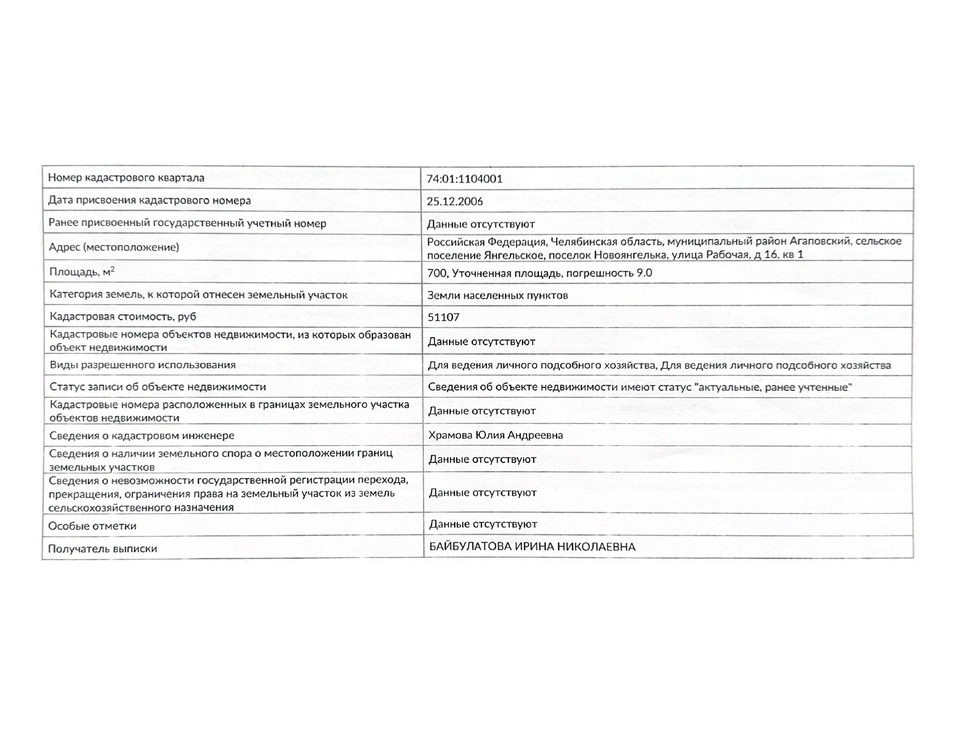
#> input picture ocr-test/test_correct.jpg, 956 x 738 px, shrunk from 1650 x 1275 before the run
$ python opencv-pytesseract-test.py
#> lines starting #> are read from the running program, lines starting #| are printed output that depends on the picture; after the words box and inside, x2 and y2 are one past the last pixel; in counts of white or black regions, pixels touching at a corner belong together
import cv2
import numpy as np
import pytesseract
import pandas as pd

# Function to preprocess the image
def preprocess_image(image_path):
    image = cv2.imread(image_path, cv2.IMREAD_GRAYSCALE)
    # _, binary_image = cv2.threshold(image, 128, 255, cv2.THRESH_BINARY | cv2.THRESH_OTSU)
    binary_image = cv2.adaptiveThreshold(image, 255, cv2.ADAPTIVE_THRESH_GAUSSIAN_C, cv2.THRESH_BINARY_INV, blockSize=11, C=1)
    # binary_image = cv2.bitwise_not(binary_image)
    cv2.imwrite('pics/debug_binary.png', binary_image)
    return binary_image

# Function to detect vertical and horizontal lines
def detect_lines(binary_image):
    kernel_len = binary_image.shape[1] // 40

    # Detect vertical lines
    vertical_kernel = cv2.getStructuringElement(cv2.MORPH_RECT, (1, kernel_len))
    vertical_lines = cv2.erode(binary_image, vertical_kernel, iterations=3)
    vertical_lines = cv2.dilate(vertical_lines, vertical_kernel, iterations=3)
    cv2.imwrite("pics/vertical.jpg", vertical_lines)

    # Detect horizontal lines
    horizontal_kernel = cv2.getStructuringElement(cv2.MORPH_RECT, (kernel_len, 1))
    horizontal_lines = cv2.erode(binary_image, horizontal_kernel, iterations=3)
    horizontal_lines = cv2.dilate(horizontal_lines, horizontal_kernel, iterations=3)
    cv2.imwrite("pics/horizontal.jpg", horizontal_lines)

    # Combine lines
    table_structure = cv2.addWeighted(vertical_lines, 0.5, horizontal_lines, 0.5, 0.0)
    return table_structure

# Function to extract contours for table cells
def extract_table_cells(table_structure):
    contours, _ = cv2.findContours(table_structure, cv2.RETR_TREE, cv2.CHAIN_APPROX_SIMPLE)
    cells = []

    for contour in contours:
        x, y, w, h = cv2.boundingRect(contour)
        if w > 30 and h > 20:  # Filter out small contours
            cells.append((x, y, w, h))

    # Sort cells first by rows, then by columns
    cells = sorted(cells, key=lambda b: (b[1], b[0]))
    return cells

# Function to extract text from cells
def extract_text_from_cells(image, cells):
    extracted_data = []
    for (x, y, w, h) in cells:
        cell = image[y:y+h, x:x+w]
        cell = cv2.bitwise_not(cell)
        cell_text = pytesseract.image_to_string(cell, lang="rus", config="--psm 6")
        extracted_data.append(cell_text.strip())
    return extracted_data

# Function to organize extracted text into a structured DataFrame
def organize_data_to_dataframe(extracted_data, cells):
    rows = []
    current_row = []
    last_y = cells[0][1]

    for i, (x, y, w, h) in enumerate(cells):
        if abs(y - last_y) > 10:  # New row
            rows.append(current_row)
            current_row = []
            last_y = y
        current_row.append(extracted_data[i])

    if current_row:
        rows.append(current_row)

    df = pd.DataFrame(rows)
    return df

# Main function to process an image and save the result as an Excel file
def process_image_to_excel(image_path, output_excel_path):
    binary_image = preprocess_image(image_path)
#> in preprocess_image, `binary_image = cv2.adaptiveThreshold(image, 255, cv2.ADAPTIVE_THRESH_G..`:
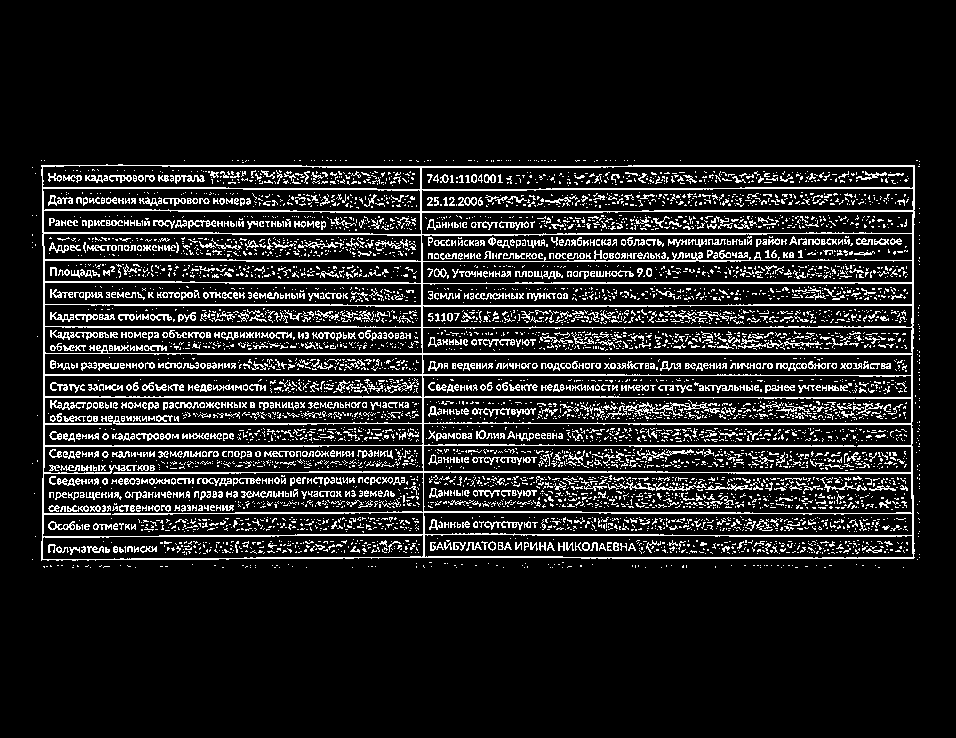
#> binary_image: shape (738, 956); 12.4% white in thin lines or dots, all inside (x1, y1, x2, y2) = (32, 160, 920, 568)
    table_structure = detect_lines(binary_image)
#> in detect_lines, `vertical_lines = cv2.erode(binary_image, vertical_kernel, iterations=3)`: vertical_lines: shape (738, 956); 0.16% white in thin lines or dots, all inside (x1, y1, x2, y2) = (42, 198, 914, 527)
#> in detect_lines, `vertical_lines = cv2.dilate(vertical_lines, vertical_kernel, iteration..`:
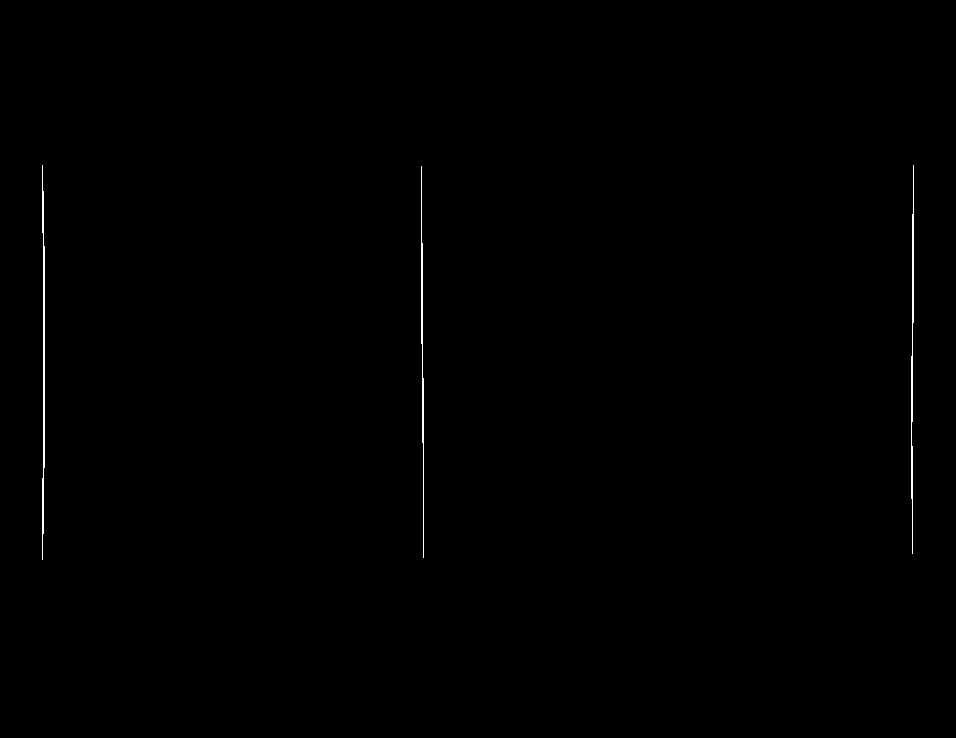
#> vertical_lines: shape (738, 956); 0.27% white in thin lines or dots, all inside (x1, y1, x2, y2) = (42, 165, 914, 560)
#> in detect_lines, `horizontal_lines = cv2.erode(binary_image, horizontal_kernel, iteratio..`:
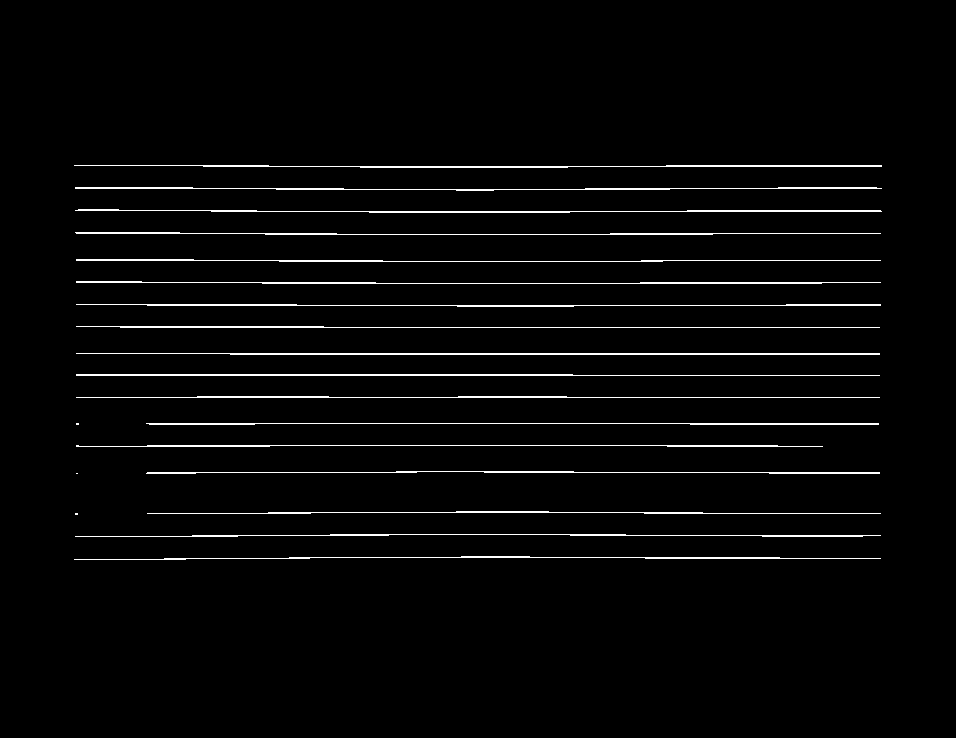
#> horizontal_lines: shape (738, 956); 2.7% white in thin lines or dots, all inside (x1, y1, x2, y2) = (74, 165, 882, 560)
#> in detect_lines, `horizontal_lines = cv2.dilate(horizontal_lines, horizontal_kernel, ite..`:
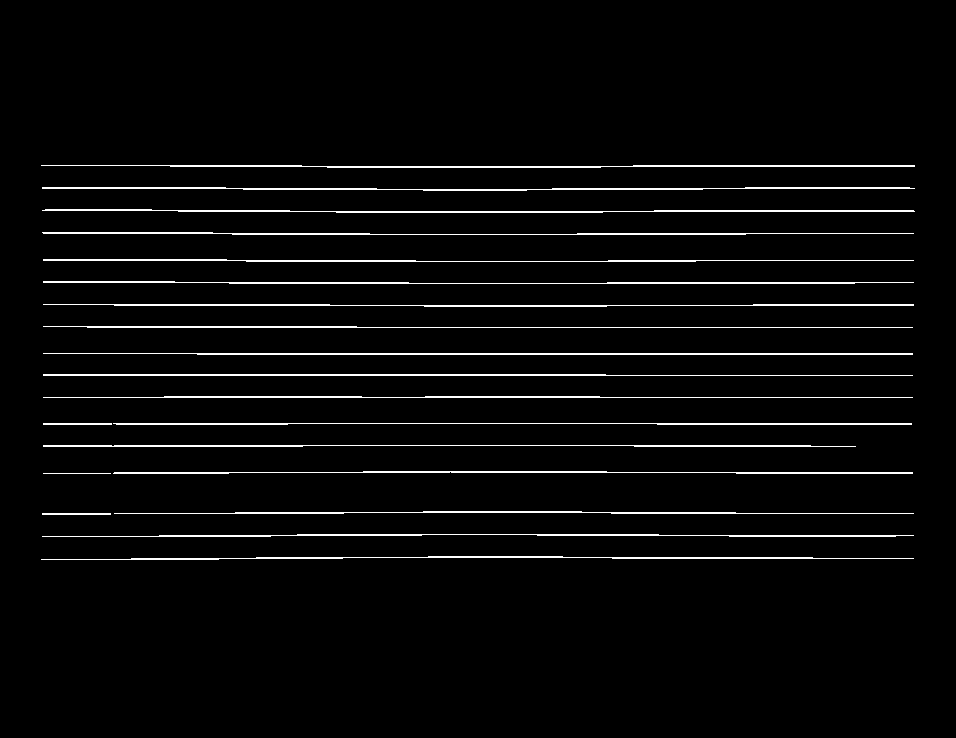
#> horizontal_lines: shape (738, 956); 3.4% white in thin lines or dots, all inside (x1, y1, x2, y2) = (41, 165, 915, 560)
#> in detect_lines, `table_structure = cv2.addWeighted(vertical_lines, 0.5, horizontal_line..`:
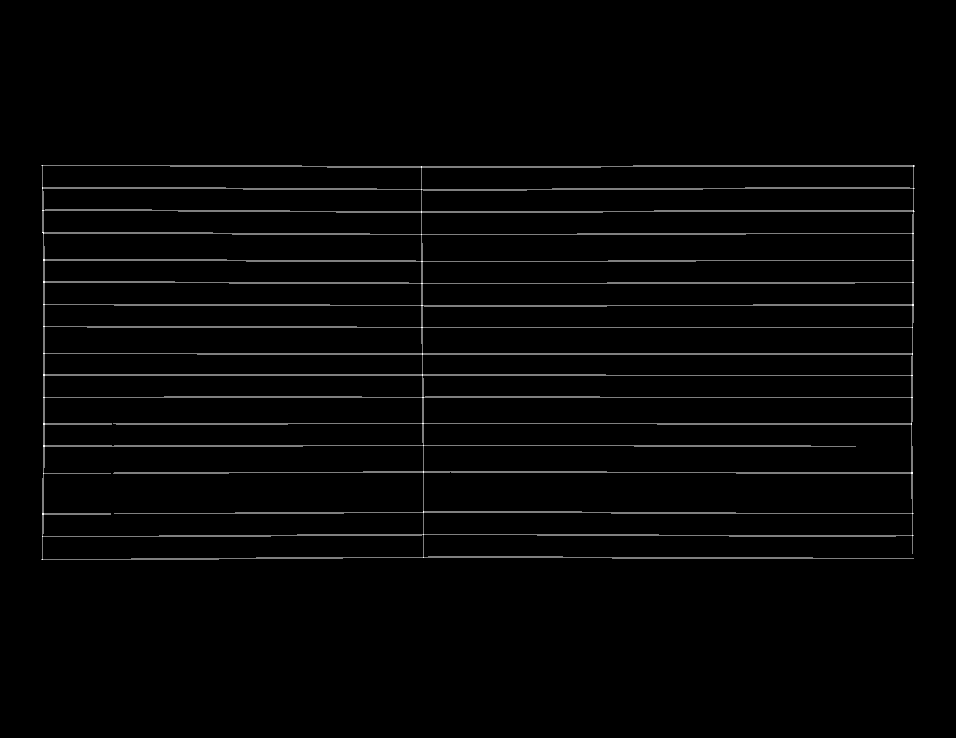
#> table_structure: shape (738, 956); min 0, max 255, mean 4.7
    cells = extract_table_cells(table_structure)
#> in extract_table_cells, `contours, _ = cv2.findContours(table_structure, cv2.RETR_TREE, cv2.CHA..`: contours = 28 contours; largest, box (x1, y1, x2, y2) and area: (41, 165, 915, 560) 330714, (42, 445, 424, 537) 33553, (423, 423, 912, 473) 23294, (423, 471, 913, 514) 19375, (44, 397, 424, 447) 17906
#> the loop in extract_table_cells, `for contour in contours:` made 28 passes
#> (x, y, w, h) on passes 1 to 12: (41, 165, 874, 395), (42, 534, 382, 26), (423, 512, 490, 24), (423, 471, 490, 43), (42, 445, 382, 92), (423, 423, 489, 50), (423, 397, 489, 27), (44, 397, 380, 50), (422, 375, 490, 23), (44, 375, 379, 23), (422, 354, 491, 22), (44, 353, 379, 22)
#> after the loop in extract_table_cells, `for contour in contours:`: cells = 28 items, first 6: (41, 165, 874, 395), (42, 534, 382, 26), (423, 512, 490, 24), (423, 471, 490, 43), (42, 445, 382, 92), (423, 423, 489, 50)
#> in extract_table_cells, `cells = sorted(cells, key=lambda b: (b[1], b[0]))`: cells = 28 items, first 6: (41, 165, 874, 395), (42, 165, 380, 25), (421, 166, 493, 24), (42, 188, 380, 24), (421, 188, 493, 24), (43, 210, 379, 25)
    extracted_data = extract_text_from_cells(binary_image, cells)
#> the loop in extract_text_from_cells, `for (x, y, w, h) in cells:` made 1 pass
#> pass 1, in extract_text_from_cells, `cell = image[y:y+h, x:x+w]`:
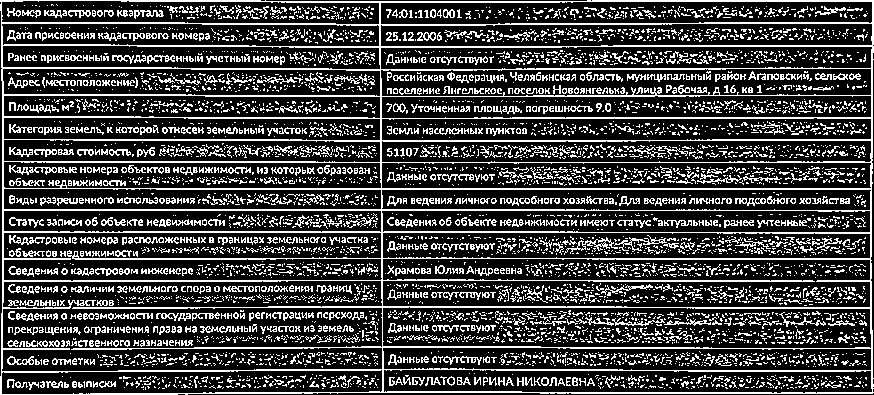
#> cell: shape (395, 874); 25.2% white in thin lines or dots
#> after the loop in extract_text_from_cells, `for (x, y, w, h) in cells:`: extracted_data = []
    df = organize_data_to_dataframe(extracted_data, cells)
    df.to_excel(output_excel_path, index=False)
    print(f"Data saved to {output_excel_path}")

# Example usage
if __name__ == "__main__":
    image_path = "test_correct.jpg"  # Replace with your image path
    output_excel_path = "pics/output.xlsx"
    process_image_to_excel(image_path, output_excel_path)
#> (the call stopped at in extract_text_from_cells, `cell_text = pytesseract.image_to_string(cell, lang="rus", config="--ps..`: pytesseract is not available in this run)

# [60 lines of commented-out code are left out]
